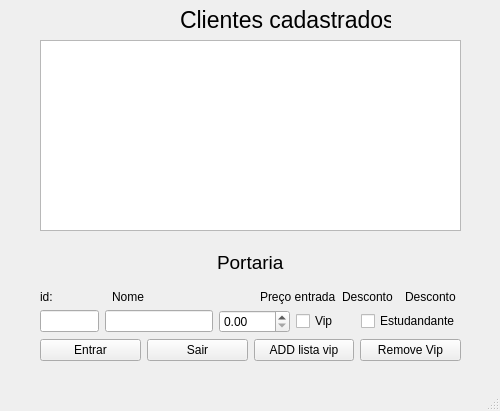
<?xml version="1.0" encoding="UTF-8"?>
<ui version="4.0">
 <class>Portaria</class>
 <widget class="QMainWindow" name="Portaria">
  <property name="geometry">
   <rect>
    <x>0</x>
    <y>0</y>
    <width>500</width>
    <height>411</height>
   </rect>
  </property>
  <property name="windowTitle">
   <string>MainWindow</string>
  </property>
  <property name="windowIcon">
   <iconset resource="mures.qrc">
    <normaloff>:/imagem/imagem/portaria.png</normaloff>:/imagem/imagem/portaria.png</iconset>
  </property>
  <widget class="QWidget" name="centralwidget">
   <widget class="QWidget" name="layoutWidget">
    <property name="geometry">
     <rect>
      <x>40</x>
      <y>240</y>
      <width>421</width>
      <height>121</height>
     </rect>
    </property>
    <layout class="QVBoxLayout" name="verticalLayout">
     <item>
      <layout class="QHBoxLayout" name="horizontalLayout_3">
       <item>
        <spacer name="horizontalSpacer">
         <property name="orientation">
          <enum>Qt::Horizontal</enum>
         </property>
         <property name="sizeHint" stdset="0">
          <size>
           <width>40</width>
           <height>20</height>
          </size>
         </property>
        </spacer>
       </item>
       <item>
        <spacer name="horizontalSpacer_3">
         <property name="orientation">
          <enum>Qt::Horizontal</enum>
         </property>
         <property name="sizeHint" stdset="0">
          <size>
           <width>40</width>
           <height>20</height>
          </size>
         </property>
        </spacer>
       </item>
       <item>
        <widget class="QLabel" name="label_2">
         <property name="font">
          <font>
           <pointsize>14</pointsize>
          </font>
         </property>
         <property name="text">
          <string>Portaria</string>
         </property>
        </widget>
       </item>
       <item>
        <spacer name="horizontalSpacer_4">
         <property name="orientation">
          <enum>Qt::Horizontal</enum>
         </property>
         <property name="sizeHint" stdset="0">
          <size>
           <width>40</width>
           <height>20</height>
          </size>
         </property>
        </spacer>
       </item>
       <item>
        <spacer name="horizontalSpacer_2">
         <property name="orientation">
          <enum>Qt::Horizontal</enum>
         </property>
         <property name="sizeHint" stdset="0">
          <size>
           <width>40</width>
           <height>20</height>
          </size>
         </property>
        </spacer>
       </item>
      </layout>
     </item>
     <item>
      <layout class="QVBoxLayout" name="verticalLayout_3">
       <item>
        <layout class="QHBoxLayout" name="horizontalLayout_5">
         <item>
          <widget class="QLabel" name="label">
           <property name="sizePolicy">
            <sizepolicy hsizetype="Fixed" vsizetype="Preferred">
             <horstretch>0</horstretch>
             <verstretch>0</verstretch>
            </sizepolicy>
           </property>
           <property name="text">
            <string>id:                </string>
           </property>
          </widget>
         </item>
         <item>
          <widget class="QLabel" name="label_7">
           <property name="text">
            <string>Nome                                 </string>
           </property>
          </widget>
         </item>
         <item>
          <widget class="QLabel" name="label_3">
           <property name="text">
            <string>Preço entrada</string>
           </property>
          </widget>
         </item>
         <item>
          <widget class="QLabel" name="label_4">
           <property name="text">
            <string>Desconto</string>
           </property>
          </widget>
         </item>
         <item>
          <widget class="QLabel" name="label_5">
           <property name="text">
            <string>Desconto</string>
           </property>
          </widget>
         </item>
        </layout>
       </item>
       <item>
        <layout class="QHBoxLayout" name="horizontalLayout_4">
         <item>
          <widget class="QLineEdit" name="lineEdit_entradaCodigo">
           <property name="sizePolicy">
            <sizepolicy hsizetype="Ignored" vsizetype="Fixed">
             <horstretch>0</horstretch>
             <verstretch>0</verstretch>
            </sizepolicy>
           </property>
          </widget>
         </item>
         <item>
          <widget class="QLineEdit" name="lineEdit_nome">
           <property name="sizePolicy">
            <sizepolicy hsizetype="Preferred" vsizetype="Fixed">
             <horstretch>0</horstretch>
             <verstretch>0</verstretch>
            </sizepolicy>
           </property>
          </widget>
         </item>
         <item>
          <widget class="QDoubleSpinBox" name="doubleSpinBox_precoEntrada">
           <property name="maximum">
            <double>1000.000000000000000</double>
           </property>
          </widget>
         </item>
         <item>
          <widget class="QCheckBox" name="checkBox_descontoVip">
           <property name="text">
            <string>Vip</string>
           </property>
          </widget>
         </item>
         <item>
          <widget class="QCheckBox" name="checkBox_DescontoEstudante">
           <property name="text">
            <string>Estudandante</string>
           </property>
          </widget>
         </item>
        </layout>
       </item>
      </layout>
     </item>
     <item>
      <layout class="QHBoxLayout" name="horizontalLayout">
       <item>
        <widget class="QPushButton" name="pushButton_entrar">
         <property name="text">
          <string>Entrar</string>
         </property>
        </widget>
       </item>
       <item>
        <widget class="QPushButton" name="pushButton_sair">
         <property name="text">
          <string>Sair</string>
         </property>
        </widget>
       </item>
       <item>
        <widget class="QPushButton" name="pushButton_addvip">
         <property name="text">
          <string>ADD lista vip</string>
         </property>
        </widget>
       </item>
       <item>
        <widget class="QPushButton" name="pushButton_removelistavip">
         <property name="text">
          <string>Remove Vip</string>
         </property>
        </widget>
       </item>
      </layout>
     </item>
    </layout>
   </widget>
   <widget class="QTableView" name="tableView_clientes">
    <property name="geometry">
     <rect>
      <x>40</x>
      <y>40</y>
      <width>421</width>
      <height>191</height>
     </rect>
    </property>
    <property name="editTriggers">
     <set>QAbstractItemView::NoEditTriggers</set>
    </property>
   </widget>
   <widget class="QLabel" name="label_6">
    <property name="geometry">
     <rect>
      <x>180</x>
      <y>10</y>
      <width>211</width>
      <height>20</height>
     </rect>
    </property>
    <property name="font">
     <font>
      <pointsize>17</pointsize>
     </font>
    </property>
    <property name="text">
     <string>Clientes cadastrados</string>
    </property>
   </widget>
  </widget>
  <widget class="QMenuBar" name="menubar">
   <property name="geometry">
    <rect>
     <x>0</x>
     <y>0</y>
     <width>500</width>
     <height>21</height>
    </rect>
   </property>
  </widget>
  <widget class="QStatusBar" name="statusbar"/>
 </widget>
 <resources>
  <include location="mures.qrc"/>
 </resources>
 <connections/>
</ui>
